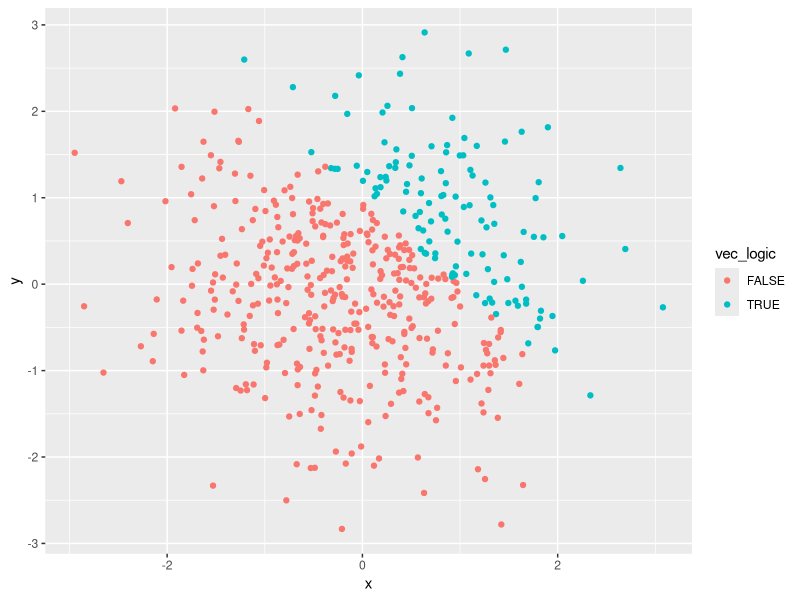
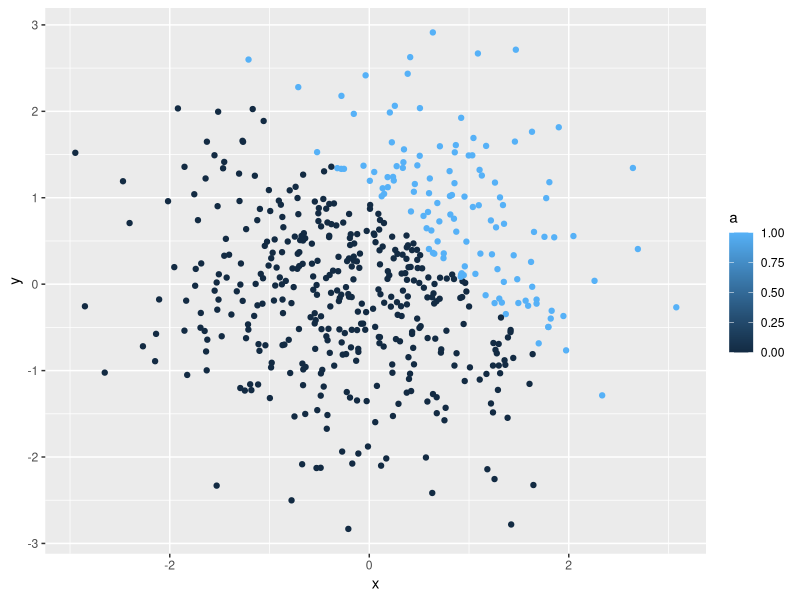
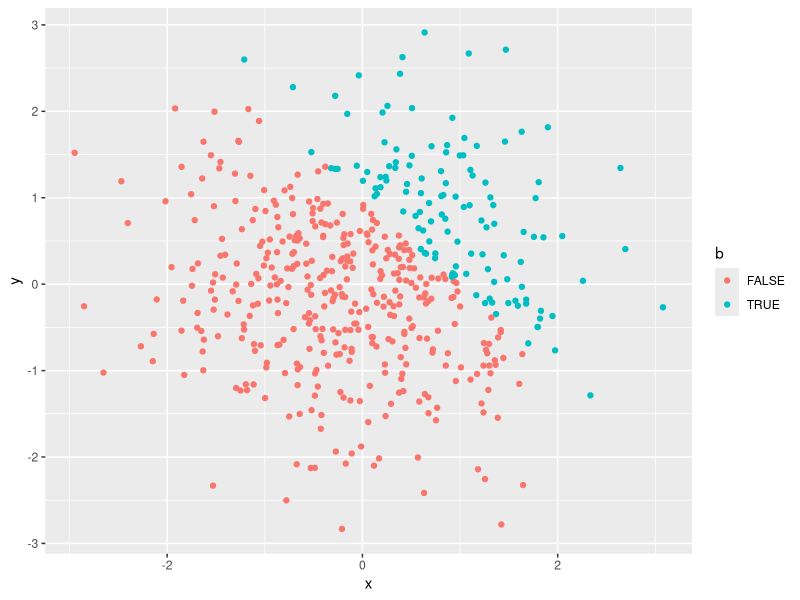

R code for these plots, in order:
## ---- chunk 1
library(tidyverse)
## ---- chunk 2
## 1.creating a random sample of size 8 from a standard normal distribution
## 2. a logical vector indicating whether elements of the sample are greater than 0
## 3. a character vector of length 8
## 4. a factor vector of length 8, with 3 different factor "levels"
problem1_df=tibble(
  x= rnorm(8),
  vec_logic = x>0,
  vec_char = c("I'm", "a", "fan", "of", "pineapple", "on", "pizza", "yum!"),
  vec_factor= c("high", "medium", "low", "low", "medium", "high", "medium", "medium")
)
## ---- chunk 3
#create variable
number=pull(problem1_df, var=x)
overzero=pull(problem1_df, var=vec_logic)
characters=pull(problem1_df, var=vec_char)
levels=pull(problem1_df, var=vec_factor)

#trying to find mean of each variable
mean(number)
mean(overzero)
mean(characters)
mean(levels)

## ---- chunk 4
#convert the logical vector to numeric, and multiple the random sample by the result
y=number*as.numeric(overzero)
y

#convert the logical vector to a factor, and multiple the random sample by the result
a=number*as.factor(overzero)
a

#convert the logical vector to a factor and then convert the result to numeric, and multiply the random sample by the result
b=number*as.numeric(as.factor(overzero))
b
## ---- chunk 5
problem2_df=tibble(
  x=rnorm(500),
  y=rnorm(500),
  vec_logic=x+y>1,
  a=as.numeric(vec_logic),
  b=as.factor(vec_logic)
)
## ---- chunk 6
#scatterplot of the logic variables
ggplot(problem2_df, aes(x=x, y=y, color=vec_logic)) + geom_point()

#scatterplot of numeric variable
ggplot(problem2_df, aes(x=x, y=y, color=a)) + geom_point()
#scatterplot of factor variables
ggplot(problem2_df, aes(x=x, y=y, color=b)) + geom_point()
